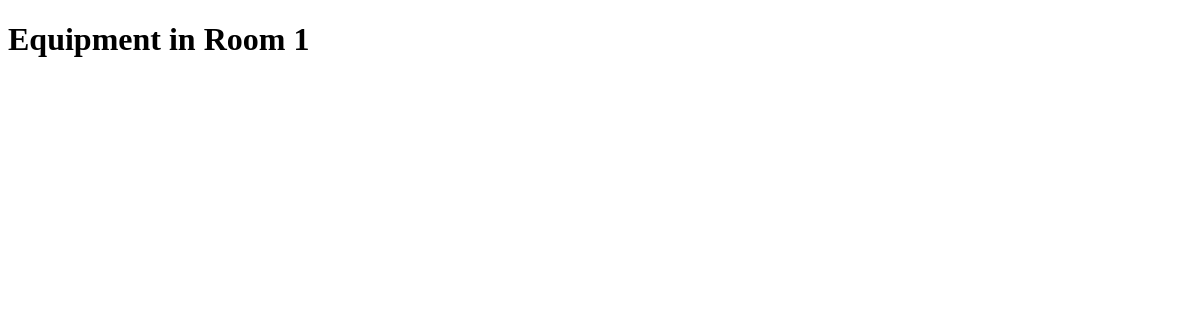
The app's page /equipment_in_room/1/, older data.
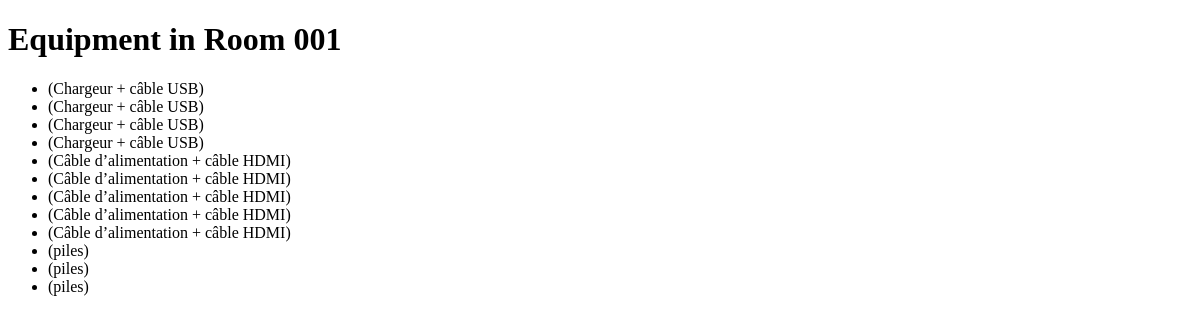
The same page, newer data.
### equipment_app/models.py (models this page shows, shortened)
class Room(models.Model):
    room_number = models.CharField(max_length=10)

class Equipment(models.Model):
    EQUIPMENT_TYPE_CHOICES = [
        ('smartphone', 'Smartphone'),
        ('tablet', 'Tablette'),
        ('screen', 'Écran'),
        ('projector', 'Vidéo-Projecteur'),
        ('laser_pointer', 'Pointeur Laser'),
    ]
    BUDGET_CHOICES = [
        ('current_year', 'Current Year Budget'),
        ('projects', 'Projects Budget'),
        ('exceptional', 'Exceptional Financing'),
    ]
    type = models.CharField(max_length=50, choices=EQUIPMENT_TYPE_CHOICES)
    budget = models.CharField(max_length=20, choices=BUDGET_CHOICES, default='current_year')
    accessories = models.TextField()
    owner = models.ForeignKey(Teacher, on_delete=models.CASCADE)
    current_location = models.ForeignKey(Room, on_delete=models.CASCADE, related_name='location', default=1)
    current_possessor = models.ForeignKey(Teacher, on_delete=models.CASCADE, related_name='possessor')

### equipment_app/views.py (the view)
# urls.py: path('equipment_in_room/<str:room_id>/', views.equipment_in_room, name='equipment_in_room'),
def equipment_in_room(request, room_id):
    room = Room.objects.get(id=room_id)
    equipment_in_room = Equipment.objects.filter(current_location=room)
    return render(request, 'equipment_in_room.html', {'room': room, 'equipment_in_room': equipment_in_room})

### equipment_app/templates/equipment_in_room.html (shortened to what this page needs)
<!DOCTYPE html>
<html lang="en">
<head>
</head>
<body>
    <h1>Equipment in Room {{ room.room_number }}</h1>
    <ul>
        {% for equipment in equipment_in_room %}
            <li>{{ equipment.name }} ({{ equipment.accessories }})</li>
        {% endfor %}
    </ul>
</body>
</html>

Row changes from the older to the newer data that the page shows:
changed Room: room_number "1" → "001"
now on this page (row edited): Equipment: accessories "Chargeur + câble USB"
added Equipment: accessories "Chargeur + câble USB"
added Equipment: accessories "Chargeur + câble USB"
added Equipment: accessories "Chargeur + câble USB"
added Equipment: accessories "Câble d’alimentation + câble HDMI"
added Equipment: accessories "Câble d’alimentation + câble HDMI"
added Equipment: accessories "Câble d’alimentation + câble HDMI"
added Equipment: accessories "Câble d’alimentation + câble HDMI"
added Equipment: accessories "Câble d’alimentation + câble HDMI"
added Equipment: accessories "piles"
added Equipment: accessories "piles"
added Equipment: accessories "piles"
